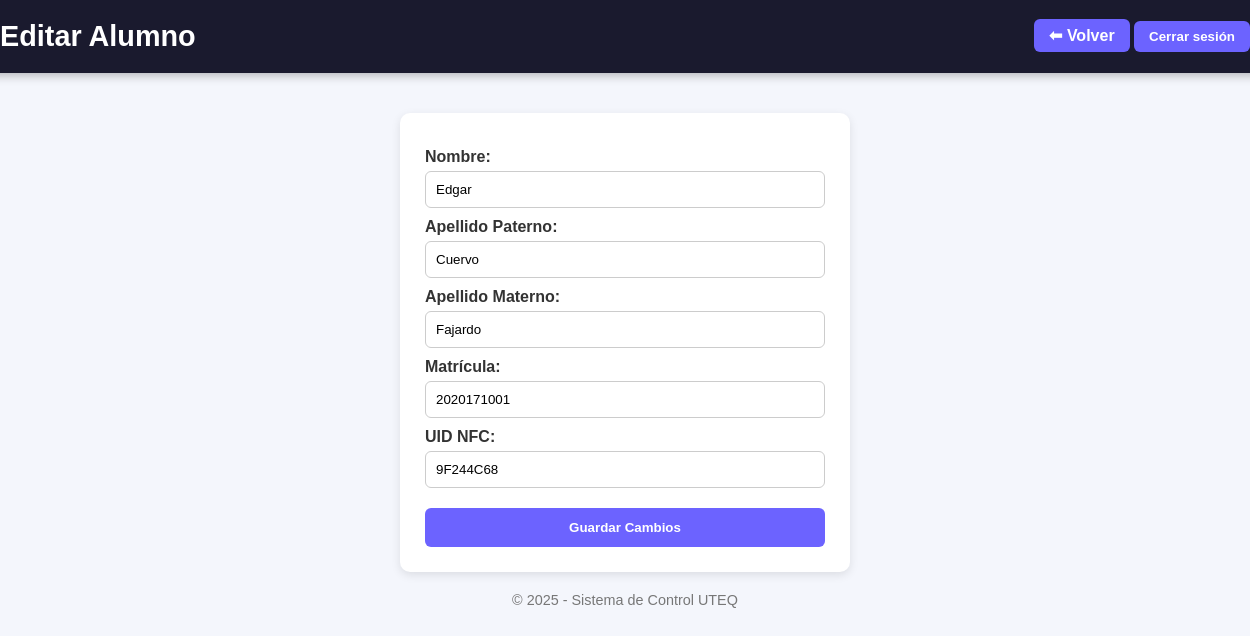
/admin/editar_alumno.php?id=1 (signed in), run on the app's committed database.
### tables this page shows
CREATE TABLE alumnos (
  id_alumno INT AUTO_INCREMENT PRIMARY KEY,
  nombre VARCHAR(100) NOT NULL,
  ApellidoP VARCHAR(100) NOT NULL,
  ApellidoM VARCHAR(100) NOT NULL,
  matricula VARCHAR(50) UNIQUE,
  uid_nfc VARCHAR(50) UNIQUE   
);

### admin/editar_alumno.php (the view, shortened to what this page needs)
<?php
include("../basedatos/conexion.php");
$id = intval($_GET['id']);
$query = mysqli_query($conexion, "SELECT * FROM alumnos WHERE id_alumno = $id");
$alumno = mysqli_fetch_assoc($query);
?>
<!DOCTYPE html>
<html lang="es">
<head>
</head>
<body>
  <header>
    <h1>Editar Alumno</h1>
    <div>
      <a href="alumnos.php" class="volver">⬅ Volver</a>
      <form action="../sesion/logout.php" method="POST" style="display:inline;">
        <button type="submit" class="logout">Cerrar sesión</button>
      </form>
    </div>
  </header>
  <main>
    <form method="POST">
      <label>Nombre:</label>
      <input type="text" name="nombre" value="<?php echo $alumno['nombre']; ?>" required>
      <label>Apellido Paterno:</label>
      <input type="text" name="ApellidoP" value="<?php echo $alumno['ApellidoP']; ?>" required>
      <label>Apellido Materno:</label>
      <input type="text" name="ApellidoM" value="<?php echo $alumno['ApellidoM']; ?>" required>
      <label>Matrícula:</label>
      <input type="text" name="matricula" value="<?php echo $alumno['matricula']; ?>" required>
      <label>UID NFC:</label>
      <input type="text" name="uid_nfc" value="<?php echo $alumno['uid_nfc']; ?>">
      <input type="submit" name="actualizar" value="Guardar Cambios">
    </form>
  </main>
  <footer>
    © <?php echo date('Y'); ?> - Sistema de Control UTEQ
  </footer>
</body>
</html>

### admin/editar_alumno.php (style rules this page uses)
body { margin: 0; font-family: 'Poppins', sans-serif; background: #f4f6fc; display: flex; flex-direction: column; align-items: center; min-height: 100vh; }
header { background: #1a1a2e; color: #fff; width: 100%; padding: 20px 40px; display: flex; justify-content: space-between; align-items: center; box-shadow: 0 2px 10px rgba(0,0,0,0.3); }
h1 { margin: 0; font-size: 1.8rem; }
.volver, .logout { background: #6c63ff; border: none; color: #fff; padding: 8px 15px; border-radius: 6px; cursor: pointer; font-weight: bold; transition: 0.3s; text-decoration: none; }
main { margin-top: 40px; background: #fff; padding: 25px; border-radius: 10px; width: 400px; box-shadow: 0 3px 10px rgba(0,0,0,0.1); }
form { display: flex; flex-direction: column; }
label { margin-top: 10px; font-weight: bold; color: #333; }
input[type="text"] { padding: 10px; margin-top: 5px; border-radius: 6px; border: 1px solid #ccc; }
input[type="submit"] { background: #6c63ff; border: none; color: #fff; font-weight: bold; padding: 12px; border-radius: 6px; margin-top: 20px; cursor: pointer; transition: 0.3s; }
footer { text-align: center; padding: 20px; color: #777; font-size: 0.9rem; }

### data on the page
alumnos: nombre "Edgar", ApellidoP "Cuervo", ApellidoM "Fajardo", matricula "2020171001", uid_nfc "9F244C68"
